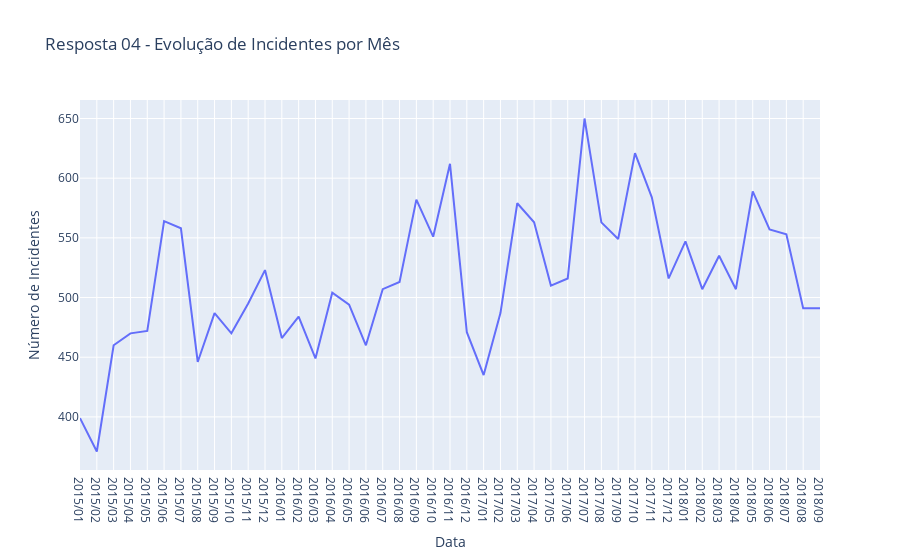

This figure's notebook cell:
### Code cell
# Cria a figura
fig = go.Figure(data = go.Scatter(x = perg4['Ano_Mes'],
                                  y = perg4['Qtde_Incidetes'],
                                  mode = 'lines'))

# Layout
fig.update_layout(title = 'Resposta 04 - Evolução de Incidentes por Mês',
                  xaxis_title = "Data",
                  yaxis_title = "Número de Incidentes")

# Mostra o gráfico
fig.show()

### Figure 1 — Plotly figure (JSON) as saved in the notebook; plotly's stock layout.template omitted (floating-point values rounded to 4 significant figures)
{"data": [{"mode": "lines", "type": "scatter", "x": ["2015/01", "2015/02", "2015/03", "2015/04", "2015/05", "2015/06", "2015/07", "2015/08", "2015/09", "2015/10", "2015/11", "2015/12", "2016/01", "2016/02", "2016/03", "2016/04", "2016/05", "2016/06", "2016/07", "2016/08", "2016/09", "2016/10", "2016/11", "2016/12", "2017/01", "2017/02", "2017/03", "2017/04", "2017/05", "2017/06", "2017/07", "2017/08", "2017/09", "2017/10", "2017/11", "2017/12", "2018/01", "2018/02", "2018/03", "2018/04", "2018/05", "2018/06", "2018/07", "2018/08", "2018/09"], "y": [399, 371, 460, 470, 472, 564, 558, 446, 487, 470, 495, 523, 466, 484, 449, 504, 494, 460, 507, 513, 582, 551, 612, 471, 435, 487, 579, 563, 510, 516, 650, 563, 549, 621, 584, 516, 547, 507, 535, 507, 589, 557, 553, 491, 491]}], "layout": {"title": {"text": "Resposta 04 - Evolução de Incidentes por Mês"}, "xaxis": {"title": {"text": "Data"}}, "yaxis": {"title": {"text": "Número de Incidentes"}}}}
